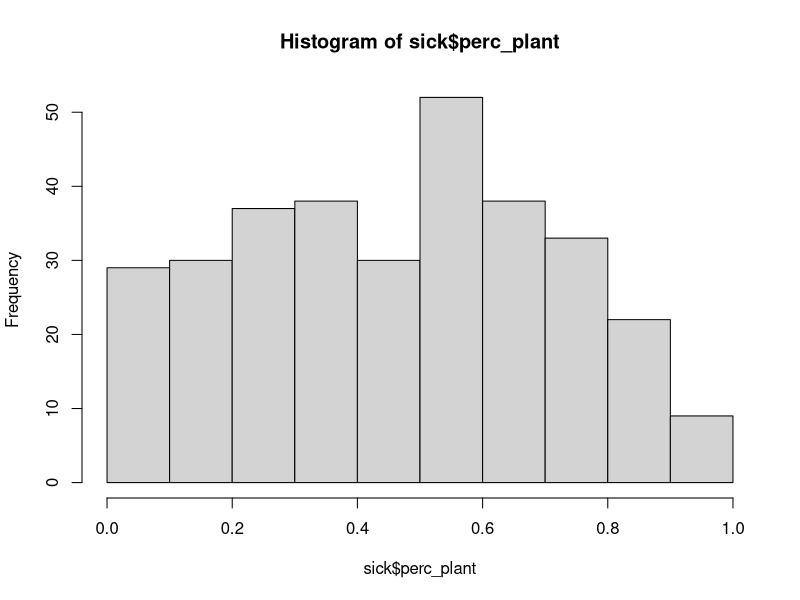
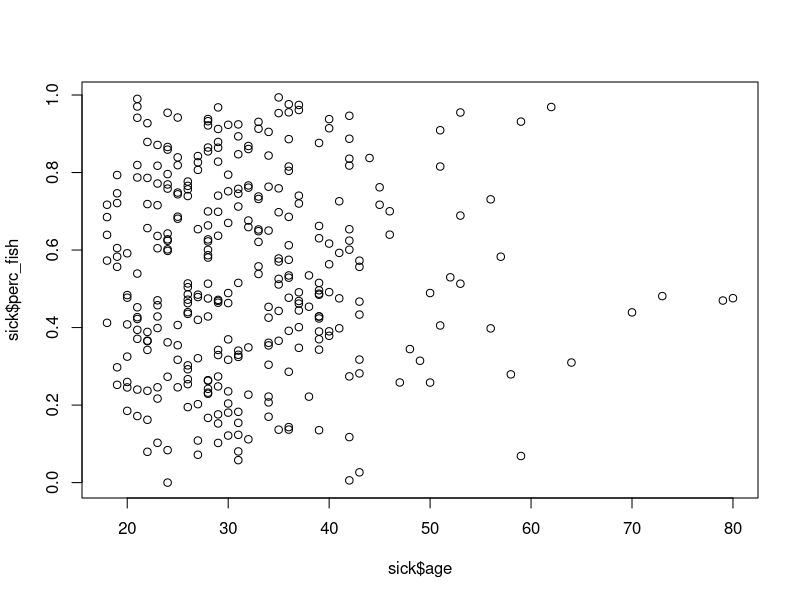
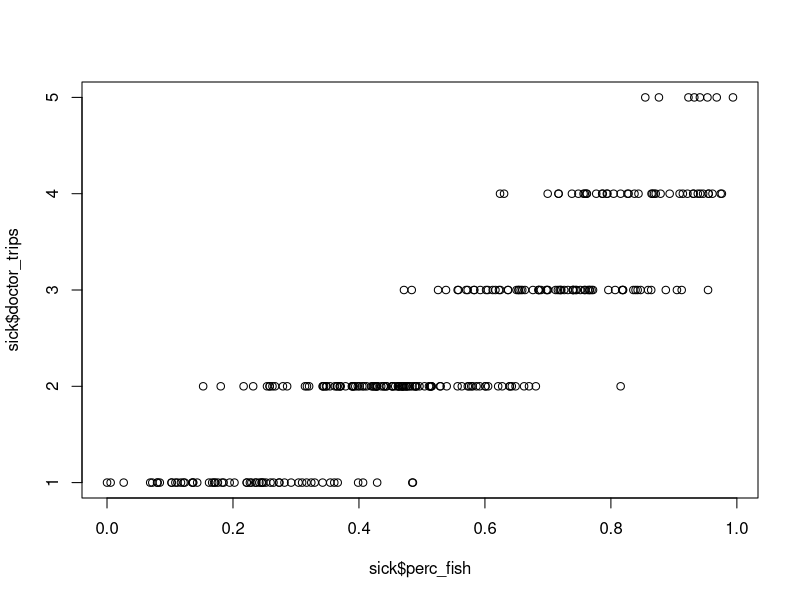

Recreate these plots in R, in order.
## ---- chunk 1
knitr::opts_chunk$set(echo = TRUE)
## ---- chunk 2
library(tidyverse)
## ---- chunk 3
sick <- read_csv("../data/sick_data.csv")
head(sick)
## ---- chunk 4
sick %>% 
  summarize(mean_fish = mean(perc_fish),
            sd_fish = sd(perc_fish),
            mean_plant = mean(perc_plant),
            sd_plant = sd(perc_plant))
## ---- chunk 5
# histogram in base R
hist(sick$perc_plant)
## ---- chunk 6
# scatter plot in base R
plot(x = sick$age, y = sick$perc_fish)
## ---- chunk 7
plot(x = sick$perc_fish, y = sick$doctor_trips)

